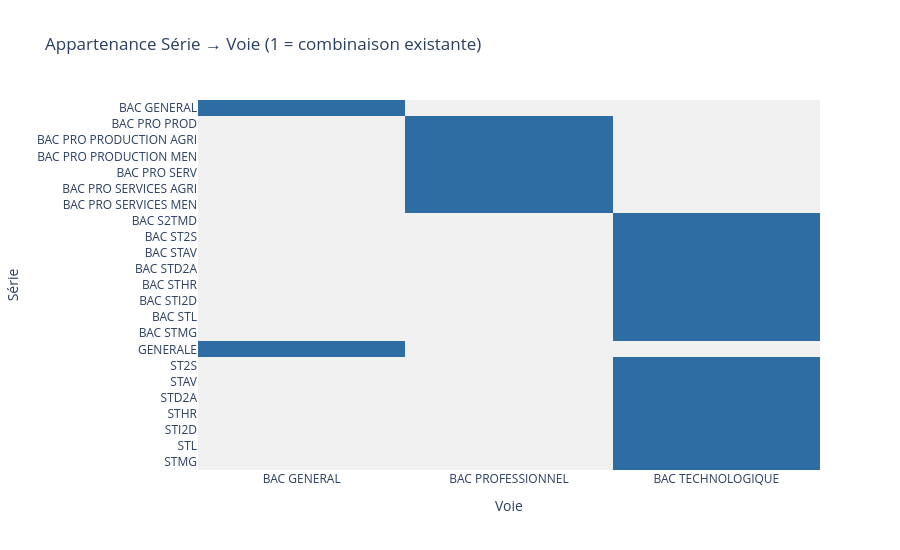

The notebook cell this image was saved under:
### Markdown cell above
**Pas de valeurs manquantes.**

### Code cell
# Heatmap Voie × Série — montrer que chaque série appartient à une seule voie
cross = pd.crosstab(df_raw['Série'], df_raw['Voie'])
cross_bin = (cross > 0).astype(int)

fig = px.imshow(
    cross_bin,
    color_continuous_scale=[[0, '#F0F0F0'], [1, '#2E6DA4']],
    title='Appartenance Série → Voie (1 = combinaison existante)',
    labels={'x': 'Voie', 'y': 'Série', 'color': ''},
    aspect='auto'
)
fig.update_layout(height=550, coloraxis_showscale=False)
fig.show()

### Figure 1 — Plotly figure (JSON) as saved in the notebook; plotly's stock layout.template omitted (floating-point values rounded to 4 significant figures)
{"data": [{"coloraxis": "coloraxis", "hovertemplate": "Voie: %{x}<br>Série: %{y}<br>color: %{z}<extra></extra>", "name": "0", "type": "heatmap", "x": ["BAC GENERAL", "BAC PROFESSIONNEL", "BAC TECHNOLOGIQUE"], "xaxis": "x", "y": ["BAC GENERAL", "BAC PRO PROD", "BAC PRO PRODUCTION AGRI", "BAC PRO PRODUCTION MEN", "BAC PRO SERV", "BAC PRO SERVICES AGRI", "BAC PRO SERVICES MEN", "BAC S2TMD", "BAC ST2S", "BAC STAV", "BAC STD2A", "BAC STHR", "BAC STI2D", "BAC STL", "BAC STMG", "GENERALE", "ST2S", "STAV", "STD2A", "STHR", "STI2D", "STL", "STMG"], "yaxis": "y", "z": [[1, 0, 0], [0, 1, 0], [0, 1, 0], [0, 1, 0], [0, 1, 0], [0, 1, 0], [0, 1, 0], [0, 0, 1], [0, 0, 1], [0, 0, 1], [0, 0, 1], [0, 0, 1], [0, 0, 1], [0, 0, 1], [0, 0, 1], [1, 0, 0], [0, 0, 1], [0, 0, 1], [0, 0, 1], [0, 0, 1], [0, 0, 1], [0, 0, 1], [0, 0, 1]]}], "layout": {"coloraxis": {"colorscale": [[0, "#F0F0F0"], [1, "#2E6DA4"]], "showscale": false}, "height": 550, "title": {"text": "Appartenance Série → Voie (1 = combinaison existante)"}, "xaxis": {"anchor": "y", "domain": [0, 1], "title": {"text": "Voie"}}, "yaxis": {"anchor": "x", "autorange": "reversed", "domain": [0, 1], "title": {"text": "Série"}}}}
